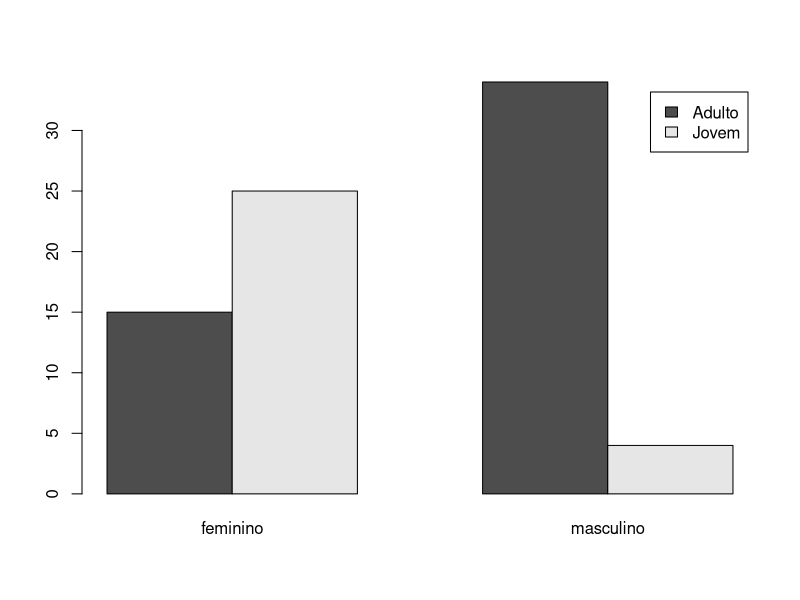
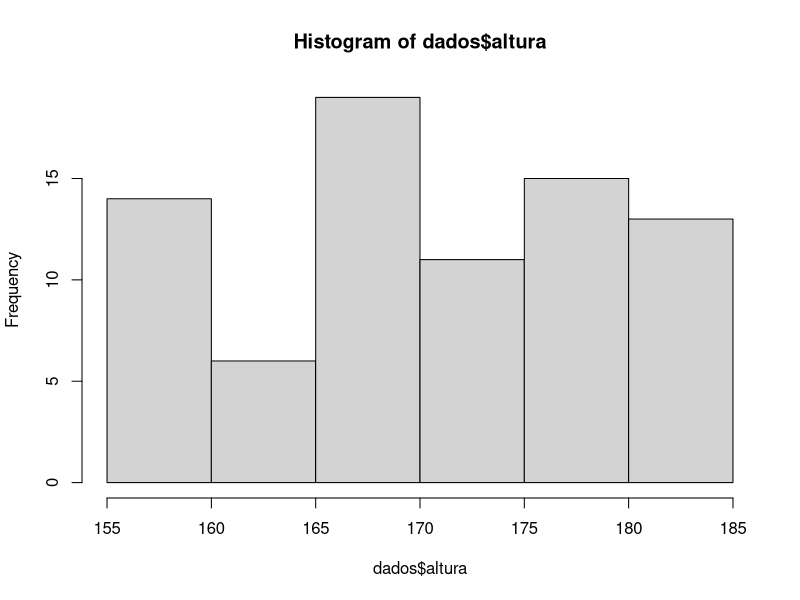
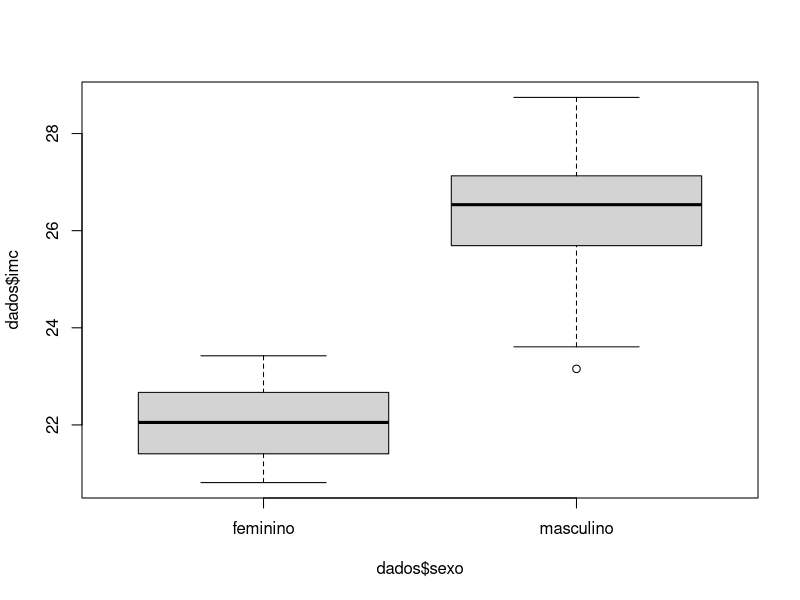

Reproduce these figures in R, in order.
#i) Leitura e manipulação dos dados limpos

#ii) analise descritivacom distribuição de frequências e gráficos 

#iii) análise descritiva com medidasdescritivas.


# Script da aula 7 - 06/04 para praticar uso de branches no Git e GitHub


# 1. Leitura e manipulação dos dados
dados = read.csv("dados-aula-7-limpos.csv", header=TRUE, sep = ",")
# ver estrutura
str(dados)
head(dados)

# cálculo de IMC
dados$imc = dados$peso / ((dados$altura/100)^2)

# criando faixas etárias
dados$faixa_etaria = ifelse(dados$idade < 30, "Jovem",
                            ifelse(dados$idade < 60, "Adulto", "Idoso"))
dados$faixa_etaria = factor(dados$faixa_etaria)


# 2. Distribuição de frequências e gráficos

# 2. Distribuição de frequências e gráficos
table(dados$sexo)
barplot(table(dados$faixa_etaria, dados$sexo), beside = TRUE, legend
        = TRUE)
hist(dados$altura)
boxplot(dados$imc ~ dados$sexo)

# use comandos para distribuição de frequências de sexo, gráfico de
#colunas para faixa_etaria por sexo, histograma de altura, boxplot de
#IMC por sexo

# 3. Medidas descritivas

# 3. Medidas descritivas
minimo_idade = min(dados$idade)
maximo_idade = max(dados$idade)
mediana_idade = median(dados$idade)
media_idade = mean(dados$idade)
desvio_idade = sd(dados$idade)

minimo_peso = min(dados$peso)
maximo_peso = max(dados$peso)
mediana_peso = median(dados$peso)
media_peso = mean(dados$peso)
desvio_peso = sd(dados$peso)

minimo_altura = min(dados$altura)
maximo_altura = max(dados$altura)
mediana_altura = median(dados$altura)
media_altura = mean(dados$altura)
desvio_altura = sd(dados$altura)




# use comandos de cálculo de mínimo, máximo, média, mediana e
#desvio-padrão para idade, altura, peso e IMC
